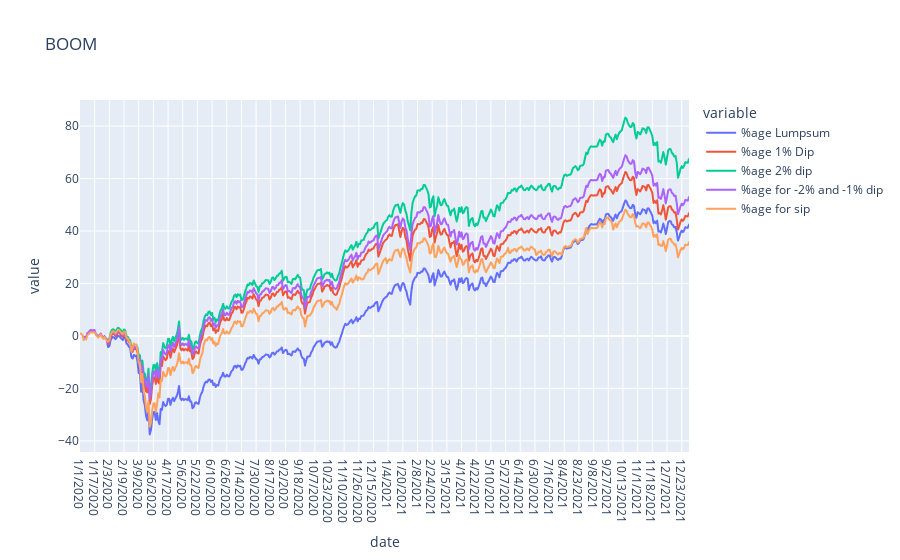

Here is the notebook cell this chart was saved with:
### Code cell
# plotting the chart
px.line(df, x = 'date', y=["%age Lumpsum","%age 1% Dip","%age 2% dip","%age for -2% and -1% dip","%age for sip"], title='BOOM')

### Figure 1 — Plotly figure (JSON) as saved in the notebook; plotly's stock layout.template omitted (floating-point values rounded to 4 significant figures; data arrays with more than 128 entries replaced by an {"elided": "..."} marker saying what was removed)
{"data": [{"hovertemplate": "variable=%age Lumpsum<br>date=%{x}<br>value=%{y}<extra></extra>", "legendgroup": "%age Lumpsum", "line": {"color": "#636efa", "dash": "solid"}, "mode": "lines", "name": "%age Lumpsum", "showlegend": true, "type": "scattergl", "x": {"elided": "499 str values"}, "xaxis": "x", "y": {"elided": "499 float values"}, "yaxis": "y"}, {"hovertemplate": "variable=%age 1% Dip<br>date=%{x}<br>value=%{y}<extra></extra>", "legendgroup": "%age 1% Dip", "line": {"color": "#EF553B", "dash": "solid"}, "mode": "lines", "name": "%age 1% Dip", "showlegend": true, "type": "scattergl", "x": {"elided": "499 str values"}, "xaxis": "x", "y": {"elided": "499 float values"}, "yaxis": "y"}, {"hovertemplate": "variable=%age 2% dip<br>date=%{x}<br>value=%{y}<extra></extra>", "legendgroup": "%age 2% dip", "line": {"color": "#00cc96", "dash": "solid"}, "mode": "lines", "name": "%age 2% dip", "showlegend": true, "type": "scattergl", "x": {"elided": "499 str values"}, "xaxis": "x", "y": {"elided": "499 float values"}, "yaxis": "y"}, {"hovertemplate": "variable=%age for -2% and -1% dip<br>date=%{x}<br>value=%{y}<extra></extra>", "legendgroup": "%age for -2% and -1% dip", "line": {"color": "#ab63fa", "dash": "solid"}, "mode": "lines", "name": "%age for -2% and -1% dip", "showlegend": true, "type": "scattergl", "x": {"elided": "499 str values"}, "xaxis": "x", "y": {"elided": "499 float values"}, "yaxis": "y"}, {"hovertemplate": "variable=%age for sip<br>date=%{x}<br>value=%{y}<extra></extra>", "legendgroup": "%age for sip", "line": {"color": "#FFA15A", "dash": "solid"}, "mode": "lines", "name": "%age for sip", "showlegend": true, "type": "scattergl", "x": {"elided": "499 str values"}, "xaxis": "x", "y": {"elided": "499 float values"}, "yaxis": "y"}], "layout": {"legend": {"title": {"text": "variable"}, "tracegroupgap": 0}, "title": {"text": "BOOM"}, "xaxis": {"anchor": "y", "domain": [0, 1], "title": {"text": "date"}}, "yaxis": {"anchor": "x", "domain": [0, 1], "title": {"text": "value"}}}}
